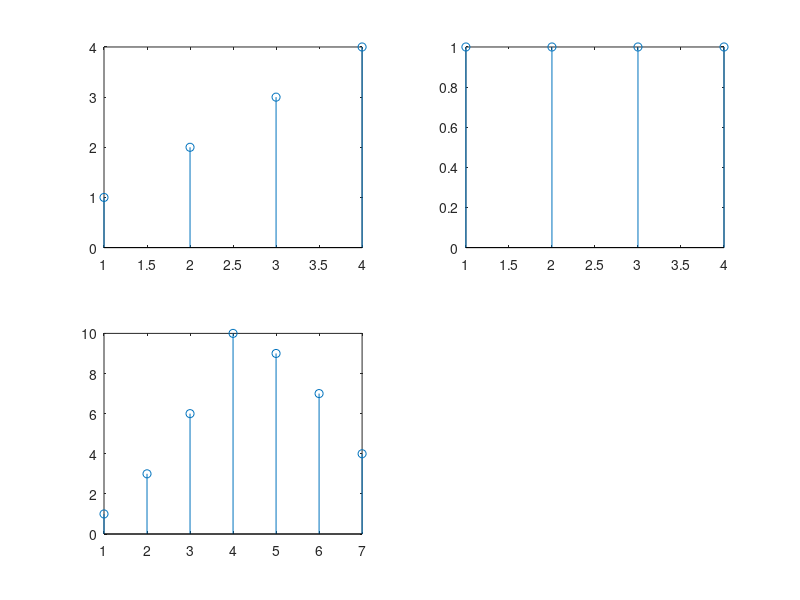

This chart was generated by the following MATLAB code:
clc;
clear all;
close all;
x=[1 2 3 4];
h=[1 1 1 1];
y=conv(x,h);
subplot(2,2,1);
stem(x);
subplot(2,2,2);
stem(h);
subplot(2,2,3);
stem(y);
